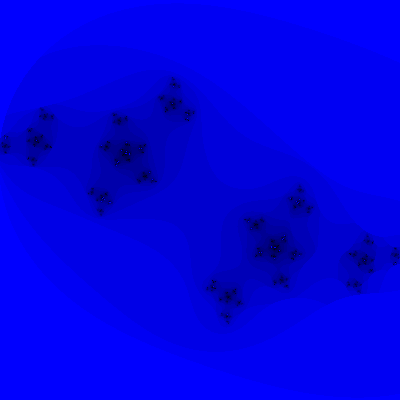
Frame 1 (no input)
Frame 60 (the mouse pressed at the canvas centre just before this capture): identical to frame 1, image omitted
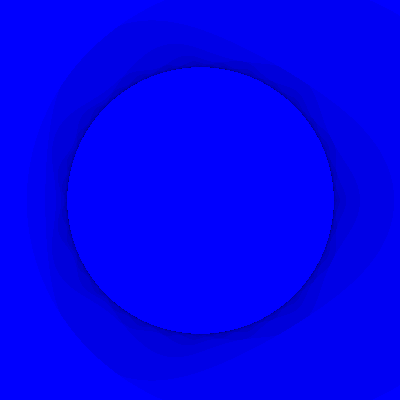
Frame 120 (the mouse held since frame 60 and released just before this capture)

The Processing sketch that drew these frames (run headless with seeded random() and noise(); from frame 60 on, the mouse is pressed at the canvas centre):

// Processing sketch: processing_67074
// ── processing_67074.pde

/**
 * Simple Julia Set Explorator
 * by Héctor Corte.
 * leo_corte@yahoo.es
 * 
 * Generate Julia set by reucrrence using 
 * z=z^2+C
 * where C is mouse position.  
 */
void setup() {
  size(400,400);
  frameRate(20);   
}


void draw() {
  float w = 3;         // 2D space width
  float h = 3;         // 2D space height
  float dx = w /width;    // Increment x this amount per pixel
  float dy = h /height;   // Increment y this amount per pixel
  float x = -w/2;          // Start x at -1 * width / 2  
  float y = -h/2;     // Start y at -1 * height / 2 
  float xx=x;
  float yy=y;
  float distance =0;  //In order to accelerate program we precharge every variable
  int col=0;
  float xp=0;
  int i=0;
  int j=0;
  int k=0;
  
  loadPixels();  
   for (i = 0; i < width; i++) {
     y = -h/2;          
     for (j = 0; j < height; j++) {  
         xx=x;//Need to generate another 2D space to work with
         yy=y;         
         col=0;
         for (k=0;k<20;k++){     //We iterrate until distance gets too big to converge             
           xp=xx*xx-yy*yy+(w*mouseX/width-w/2)/2;
           yy=2*xx*yy+(h*mouseY/height-h/2)/2;
           xx=xp;
           distance=dist(x,y,xx,yy);
           if (distance>3){ //when a point is too far away to return near to its original place we stop the iteration and get as point color the number of iterations used
             col=k*int(255/20);
             break;
           }
         }
         pixels[i+j*width] =color(0, 0,255-col);
         y += dy; //Update y position
       }
       x += dx;  //Update x position
   }   
   updatePixels();
}
